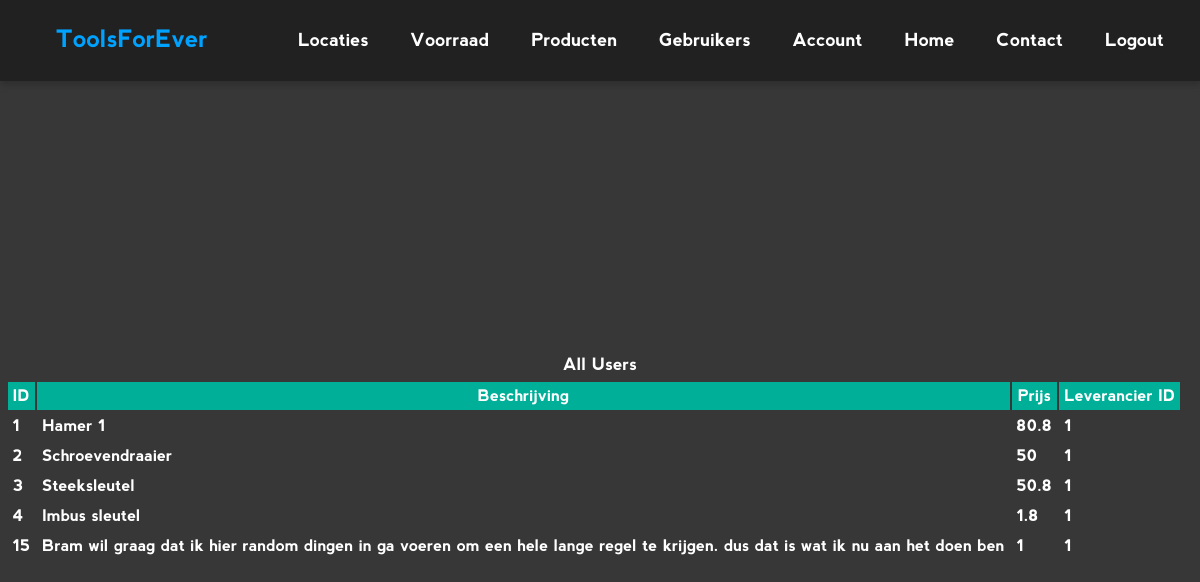
/pages/producten.php, run on the app's committed database.
### tables this page shows
CREATE TABLE IF NOT EXISTS `products` (
  `Prod_id` int(11) NOT NULL AUTO_INCREMENT,
  `Description` text NOT NULL,
  `Price` float NOT NULL DEFAULT '0',
  `Sup_id` int(11) NOT NULL DEFAULT '0',
  PRIMARY KEY (`Prod_id`),
  KEY `FK_products_supplier` (`Sup_id`)
);

### pages/producten.php (the view, shortened to what this page needs)
<?php
$pdo = new PDO('mysql:host=127.0.0.1;dbname=ToolsForEver;charset=utf8', 'root', '');
$sql = 'SELECT Prod_id, Description, Price, Sup_id FROM products';
$statement = $pdo->prepare($sql);
$statement->execute();
$employee = $statement->fetchAll(PDO::FETCH_OBJ);
?>
<div class="container">
     <div class="login-form">
          <h2>All Users</h2>
          <table class="table">
               <tr>
                    <th>ID</th>
                    <th>Beschrijving</th>
                    <th>Prijs</th>
                    <th>Leverancier ID</th>
               </tr>
               <?php  foreach($employee as $emp): ?>
               <tr>
                    <td><?= $emp->Prod_id; ?></td>
                    <td><?= $emp->Description; ?></td>
                    <td><?= $emp->Price; ?></td>
                    <td><?= $emp->Sup_id; ?></td>
                    <td>
                    </td>
               </tr>
          <?php endforeach; ?>
          </table>
     </div>
</div>

### css/style.css (style rules this page uses)
* { margin: 0; font-family: Nevis, Akashi, Arial; }
.header { background-color: #212121; overflow: hidden; -webkit-filter: drop-shadow(1px 3px 3px #2c2c2c); filter: drop-shadow(1px 3px 3px #2c2c2c); }
.header ul { list-style: none; margin-right: 15px; }
.header a { color: #fff; text-decoration: none; display: inline; float: right; text-align: center; padding: 25px 16px; margin: 5px; font-size: 18px; -webkit-transition: all .2s ease-in-out; -o-transition: all .2s ease-in-out; transition: all .2s ease-in-out; }
.header p { color: #00a2ff; text-decoration: none; display: inline; float: left; text-align: center; padding: 25px 16px; font-size: 24px; }
.login-form { display: -webkit-box; display: -ms-flexbox; display: flex; -webkit-box-orient: vertical; -webkit-box-direction: normal; -ms-flex-direction: column; flex-direction: column; -webkit-box-pack: center; -ms-flex-pack: center; justify-content: center; -webkit-box-align: center; -ms-flex-align: center; align-items: center; height: 95vh; background-color: #373737; background-size: cover; width: 100%; }
.login-form h2 { font-size: 17px; color: #fff; }
.table { margin: 5px; }
.table th { background-color: #00af98; padding: 5px; color: #fff; }
.table td { color: #fff; padding: 5px; }

### data on the page
products: Prod_id "1", Description "Hamer 1", Price "80.8", Sup "1"
products: Prod_id "2", Description "Schroevendraaier", Price "50", Sup "1"
products: Prod_id "3", Description "Steeksleutel", Price "50.8", Sup "1"
products: Prod_id "4", Description "Imbus sleutel", Price "1.8", Sup "1"
products: Prod_id "15", Description "Bram wil graag dat ik hier random dingen in ga voeren om een hele lange regel te krijgen. dus dat is wat ik nu aan het doen ben", Price "1", Sup "1"
